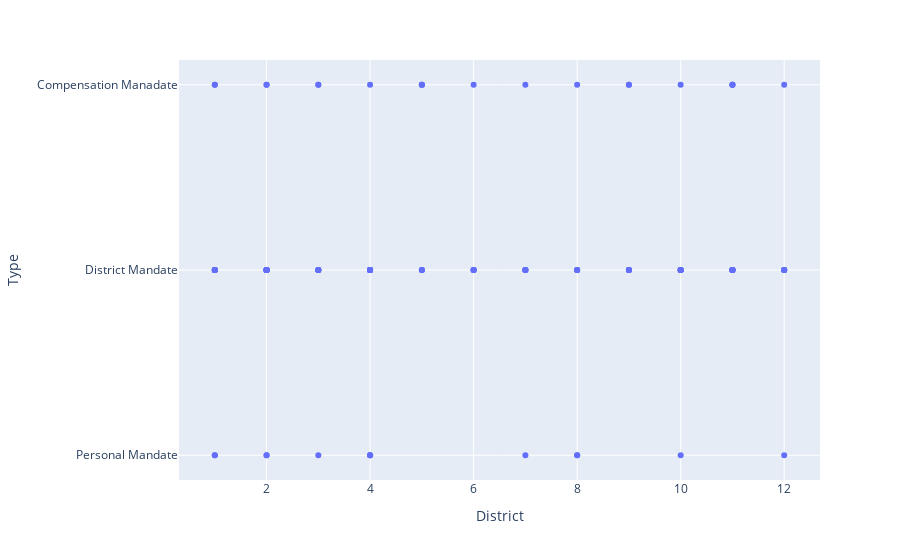

Notebook code cell kept with this figure:
### Code cell
# x and y given as DataFrame columns
import plotly.express as px
fig = px.scatter(Final_Result, x="District", y="Type")
fig.show()

### Figure 1 — Plotly figure (JSON) as saved in the notebook; plotly's stock layout.template omitted (floating-point values rounded to 4 significant figures)
{"data": [{"hovertemplate": "District=%{x}<br>Type=%{y}<extra></extra>", "legendgroup": "", "marker": {"color": "#636efa", "symbol": "circle"}, "mode": "markers", "name": "", "orientation": "h", "showlegend": false, "type": "scatter", "x": [1, 1, 2, 2, 3, 4, 4, 4, 7, 8, 8, 10, 12, 1, 1, 2, 2, 3, 4, 4, 4, 4, 5, 6, 7, 8, 9, 9, 10, 10, 11, 11, 12, 12, 1, 2, 4, 7, 8, 10, 11, 1, 2, 3, 4, 4, 5, 6, 9, 10, 11, 11, 12, 1, 1, 2, 2, 2, 2, 3, 3, 4, 5, 6, 7, 7, 8, 9, 10, 11, 12, 1, 2, 3, 4, 6, 8, 9, 10, 11, 12, 2, 5, 3, 3, 11, 12, 5, 11, 1, 6, 4, 10, 7, 9, 5, 8, 1, 11, 2, 9], "xaxis": "x", "y": ["Personal Mandate", "Personal Mandate", "Personal Mandate", "Personal Mandate", "Personal Mandate", "Personal Mandate", "Personal Mandate", "Personal Mandate", "Personal Mandate", "Personal Mandate", "Personal Mandate", "Personal Mandate", "Personal Mandate", "District Mandate", "District Mandate", "District Mandate", "District Mandate", "District Mandate", "District Mandate", "District Mandate", "District Mandate", "District Mandate", "District Mandate", "District Mandate", "District Mandate", "District Mandate", "District Mandate", "District Mandate", "District Mandate", "District Mandate", "District Mandate", "District Mandate", "District Mandate", "District Mandate", "District Mandate", "District Mandate", "District Mandate", "District Mandate", "District Mandate", "District Mandate", "District Mandate", "District Mandate", "District Mandate", "District Mandate", "District Mandate", "District Mandate", "District Mandate", "District Mandate", "District Mandate", "District Mandate", "District Mandate", "District Mandate", "District Mandate", "District Mandate", "District Mandate", "District Mandate", "District Mandate", "District Mandate", "District Mandate", "District Mandate", "District Mandate", "District Mandate", "District Mandate", "District Mandate", "District Mandate", "District Mandate", "District Mandate", "District Mandate", "District Mandate", "District Mandate", "District Mandate", "District Mandate", "District Mandate", "District Mandate", "District Mandate", "District Mandate", "District Mandate", "District Mandate", "District Mandate", "District Mandate", "District Mandate", "Compensation Manadate", "Compensation Manadate", "Compensation Manadate", "Compensation Manadate", "Compensation Manadate", "Compensation Manadate", "Compensation Manadate", "Compensation Manadate", "Compensation Manadate", "Compensation Manadate", "Compensation Manadate", "Compensation Manadate", "Compensation Manadate", "Compensation Manadate", "Compensation Manadate", "Compensation Manadate", "Compensation Manadate", "Compensation Manadate", "Compensation Manadate", "Compensation Manadate"], "yaxis": "y"}], "layout": {"autosize": true, "hovermode": "x", "legend": {"tracegroupgap": 0}, "margin": {"t": 60}, "xaxis": {"anchor": "y", "autorange": true, "domain": [0, 1], "range": [0.3315, 12.67], "title": {"text": "District"}, "type": "linear"}, "yaxis": {"anchor": "x", "autorange": true, "domain": [0, 1], "range": [-0.1418, 2.142], "title": {"text": "Type"}, "type": "category"}}}
